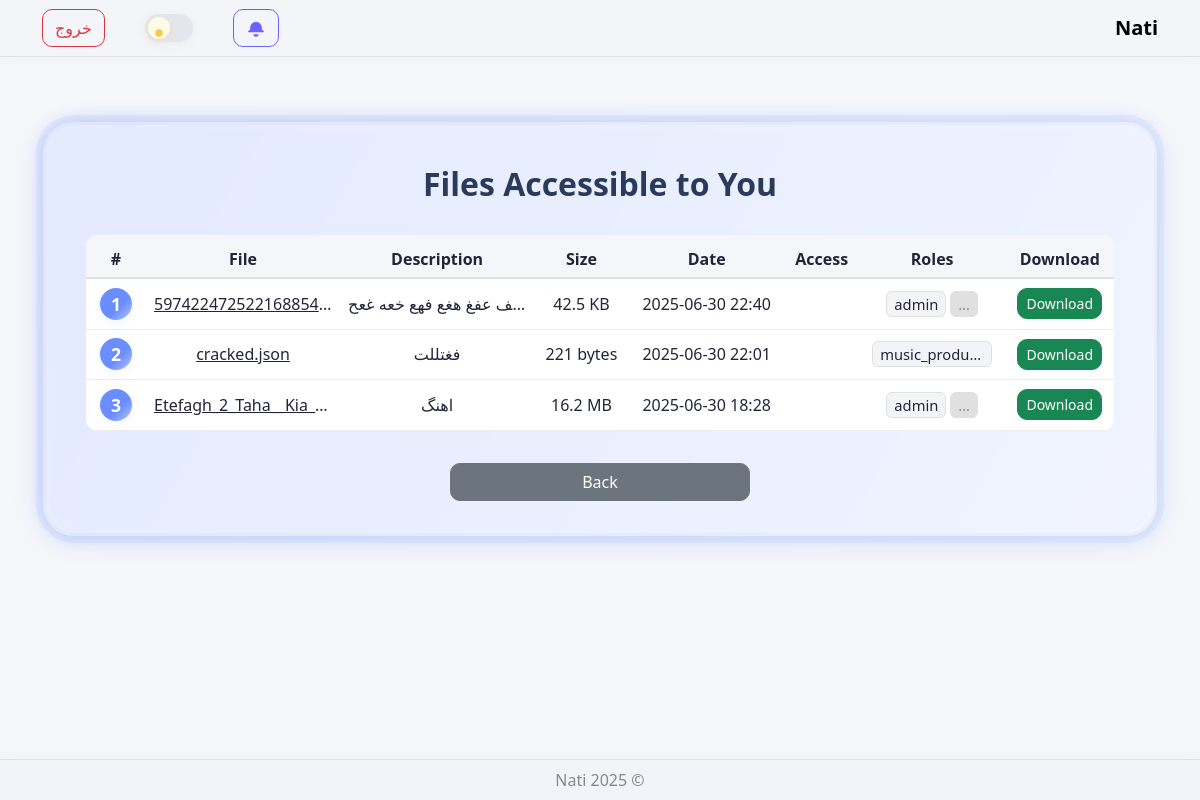
Screenshot of /files/ (signed in) with the database file from the repository.
### files/models.py (models this page shows, shortened)
class File(models.Model):
    uploader = models.ForeignKey(settings.AUTH_USER_MODEL, on_delete=models.CASCADE, related_name='uploaded_files')
    file = models.FileField(upload_to='')
    description = models.CharField(max_length=255, blank=True)
    access_level = models.CharField(max_length=20, choices=[('private', 'Private'), ('public', 'Public')], default='private')
    allowed_roles = models.CharField(max_length=100, help_text='نقش‌هایی که می‌توانند این فایل را ببینند، با کاما جدا کنید')
    size = models.BigIntegerField()
    uploaded_at = models.DateTimeField(auto_now_add=True)
    def can_user_access(self, user):
        if self.access_level == 'private' and self.uploader != user:
            return False
        if self.allowed_roles:
            allowed = [r.strip() for r in self.allowed_roles.split(',')]
            return user.role in allowed or user == self.uploader
        return True

### files/views.py (the view)
# urls.py: path('files/', accessible_files, name='accessible_files'),
@login_required
def accessible_files(request):
    files = File.objects.exclude(uploader=request.user).order_by('-uploaded_at')
    visible_files = [f for f in files if f.can_user_access(request.user)]
    return render(request, 'files/accessible_files.html', {'files': visible_files})

### core/context_processors.py (called while the page is built)
def notifications(request):
    user = request.user
    context = {}
    if not user.is_authenticated:
        return context
    current_url = resolve(request.path_info).url_name
    if not current_url or not current_url.startswith('chat'):
        unread_chats = Chat.objects.filter(participants=user)
        has_unread = Message.objects.filter(chat__in=unread_chats).exclude(sender=user).exists()
        if has_unread:
            context['has_unread_message'] = True
    files = File.objects.exclude(uploader=user)
    new_files = []
    for f in files:
        if f.can_user_access(user):
            new_files.append(f)
    if new_files:
        context['has_new_file'] = True
    return context

### files/templatetags/roles_extras.py (called while the page is built)
@register.filter
def split_roles(value, sep=','):
    if not value:
        return []
    return [r.strip() for r in value.split(sep) if r.strip()]

### files/templates/files/accessible_files.html (shortened to what this page needs)
{% extends 'core/base.html' %}
{% load roles_extras %}
{% block content %}
<main class="files-main" dir="ltr">
  <section class="files-section" dir="ltr">
    <h2 class="files-title">Files Accessible to You</h2>
    {% if files %}
    <div class="files-table-wrapper">
      <table class="files-table" dir="ltr">
        <thead>
          <tr>
            <th style="width: 60px;">#</th>
            <th>File</th>
            <th>Description</th>
            <th>Size</th>
            <th>Date</th>
            <th>Access</th>
            <th>Roles</th>
            <th>Download</th>
          </tr>
        </thead>
        <tbody>
        {% for file in files %}
          <tr>
            <td class="row-index-cell">
              <span class="row-index-anim">{{ forloop.counter }}</span>
            </td>
            <td title="{{ file.file.name|cut:'uploads/' }}">
              <a href="{% url 'file_detail' file.id %}?next={{ request.path }}" style="color:inherit;text-decoration:underline;cursor:pointer;">
                {{ file.file.name|cut:'uploads/' }}
              </a>
            </td>
            <td title="{{ file.description }}">{{ file.description }}</td>
            <td>{{ file.size|filesizeformat }}</td>
            <td>{{ file.uploaded_at|date:'Y-m-d H:i' }}</td>
            <td>
            </td>
            <td title="{{ file.allowed_roles }}">
              <div class="roles-cell">
                {% with roles=file.allowed_roles|split_roles %}
                  {% if roles %}
                    {% if roles|length == 1 %}
                      <span class="role-badge" style="max-width:120px;overflow:hidden;text-overflow:ellipsis;">{{ roles.0 }}</span>
                    {% else %}
                      <span class="role-badge">{{ roles.0 }}</span>
                      <span class="role-badge role-badge-dots">…</span>
                    {% endif %}
                  {% endif %}
                {% endwith %}
              </div>
            </td>
            <td>
              <a href="{{ file.file.url }}" class="btn btn-sm btn-success">Download</a>
            </td>
          </tr>
        {% endfor %}
        </tbody>
      </table>
    </div>
    {% else %}
      <div class="alert alert-info text-center">No files to display.</div>
    {% endif %}
    <a href="{{ request.GET.next|default:'/' }}" class="btn btn-secondary files-back-btn">Back</a>
  </section>
</main>
{% endblock %}

### core/templates/core/base.html (style rules this page uses)
:root { --main-bg-light: linear-gradient(135deg, #f5f7fa 60%, #e3e6ed 100%); --main-bg-dark: linear-gradient(135deg, #23272f 60%, #23243a 100%); --card-bg-light: #f8fafd; --card-bg-dark: #23243a; --accent-light: #6c63ff; --accent-dark: #5edfff; --border-light: #e0e0e0; --border-dark: #33374d; --text-light: #23243a; --text-dark: #f1f1f1; --muted-light: #888; --muted-dark: #b3c6ff; }
body { background: var(--main-bg-light); color: var(--text-light); transition: background 0.5s cubic-bezier(.4,2,.6,1), color 0.4s; }
.btn, .form-control, .form-select { border-radius: 10px !important; transition: box-shadow 0.3s, background 0.3s, color 0.3s; }
.btn, .form-control, .form-select { transition: box-shadow 0.3s, background 0.3s, color 0.3s, border 0.3s; }

### files/templates/files/accessible_files.html (style rules this page uses)
.files-main { min-height: 80vh; display: flex; align-items: flex-start; justify-content: center; background: transparent; direction: ltr; }
:root { --body-bg: #f6f7fa; --card-bg-light: #fff; --card-bg-dark: #23243a; --text-dark: #b3c6ff; }
body, html { background: var(--body-bg); }
.files-section { background: var(--card-bg-light, #fff); border-radius: 32px; box-shadow: 0 4px 32px #6a8dff33, 0 0 0 6px #b3c6ff33; padding: 2.5rem 2.5rem 2rem 2.5rem; margin: 2.5rem 0; width: 99vw; max-width: 99vw; min-width: 320px; transition: background 0.2s, box-shadow 0.2s; direction: ltr; border: 4px solid transparent; background-clip: padding-box; position: relative; z-index: 1; }
.files-section:before { content: ""; position: absolute; z-index: -1; inset: -8px; border-radius: 40px; background: linear-gradient(120deg, #6a8dff 0%, #b3c6ff 100%); opacity: 0.18; filter: blur(6px); }
.files-table { width: 100%; min-width: 2000px; border-collapse: separate; border-spacing: 0; background: transparent; font-size: 1.08rem; direction: ltr; }
.row-index-cell { text-align: center; font-weight: bold; background: transparent; padding: 0.55rem 0.2rem; width: 60px; position: relative; }
.row-index-anim { display: inline-block; min-width: 32px; min-height: 32px; background: linear-gradient(135deg, #6a8dff 60%, #b3c6ff 100%); color: #fff; border-radius: 50%; font-size: 1.1rem; font-weight: 700; box-shadow: 0 2px 8px #b3c6ff33; animation: popIn 0.7s cubic-bezier(.68,-0.55,.27,1.55); line-height: 32px; text-align: center; transition: background 0.2s; }
.files-title { text-align: center; color: #2a3a5a; font-size: 2rem; font-weight: 700; margin-bottom: 2rem; }
.files-table-wrapper { overflow-x: auto; border-radius: 12px; background: inherit; box-shadow: none; }
.files-table { width: 100%; min-width: 800px; border-collapse: separate; border-spacing: 0; background: transparent; font-size: 1rem; }
.files-table thead th { background: #f3f4f8cc; color: #23243a; font-weight: 600; border-bottom: 2px solid #e0e0e0; padding: 0.7rem 0.5rem 0.4rem 0.5rem; white-space: nowrap; text-align: center; }
.files-table td { background: transparent; color: #23243a; border-bottom: 1px solid #ececec; padding: 0.55rem 0.5rem; text-align: center; max-width: 180px; overflow: hidden; text-overflow: ellipsis; white-space: nowrap; }
.files-back-btn { display: block; width: 100%; margin: 2rem auto 0 auto; max-width: 300px; }
.roles-cell { display: flex; flex-wrap: wrap; gap: 4px; justify-content: center; align-items: center; min-width: 60px; max-width: 160px; margin: 0 auto; overflow-x: auto; }
.role-badge { display: inline-block; background: #f3f4f8; color: #23243a; border-radius: 6px; padding: 1px 7px; font-size: 0.92em; font-weight: 500; white-space: nowrap; border: 1px solid #e0e0e0; margin: 1px 0; max-width: 70px; overflow: hidden; text-overflow: ellipsis; transition: none; }
.role-badge-dots { background: #e0e0e0; color: #888; border: 1px solid #e0e0e0; }
.roles-cell { display: flex; flex-wrap: nowrap; gap: 4px; justify-content: center; align-items: center; min-width: 60px; max-width: 160px; margin: 0 auto; overflow-x: hidden; }

### rows the page displays
File: file.name "597422472522168854…", size|filesizeformat "42.5 KB", uploaded_at "2025-06-30 22:40", value "admin"
File: file.name "cracked.json", description "فغتللت", size|filesizeformat "221 bytes", uploaded_at "2025-06-30 22:01", allowed_roles "music_produ…"
File: file.name "Etefagh_2_Taha__Kia_…", description "اهنگ", size|filesizeformat "16.2 MB", uploaded_at "2025-06-30 18:28", value "admin"
